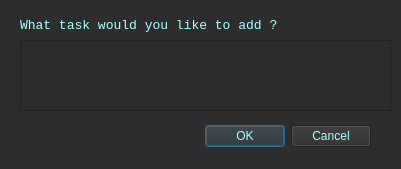
<?xml version="1.0" encoding="UTF-8"?>
<ui version="4.0">
 <class>addtask</class>
 <widget class="QDialog" name="addtask">
  <property name="geometry">
   <rect>
    <x>0</x>
    <y>0</y>
    <width>401</width>
    <height>169</height>
   </rect>
  </property>
  <property name="windowTitle">
   <string>Dialog</string>
  </property>
  <property name="styleSheet">
   <string notr="true">background-color: rgb(45, 45, 45);</string>
  </property>
  <widget class="QDialogButtonBox" name="buttonBox">
   <property name="geometry">
    <rect>
     <x>30</x>
     <y>120</y>
     <width>341</width>
     <height>32</height>
    </rect>
   </property>
   <property name="styleSheet">
    <string notr="true">color: rgb(170, 255, 255);</string>
   </property>
   <property name="orientation">
    <enum>Qt::Horizontal</enum>
   </property>
   <property name="standardButtons">
    <set>QDialogButtonBox::Cancel|QDialogButtonBox::Ok</set>
   </property>
  </widget>
  <widget class="QLabel" name="label">
   <property name="geometry">
    <rect>
     <x>20</x>
     <y>10</y>
     <width>301</width>
     <height>31</height>
    </rect>
   </property>
   <property name="font">
    <font>
     <family>Consolas</family>
     <pointsize>10</pointsize>
    </font>
   </property>
   <property name="styleSheet">
    <string notr="true">color: rgb(170, 255, 255);</string>
   </property>
   <property name="text">
    <string>What task would you like to add ?</string>
   </property>
  </widget>
  <widget class="QPlainTextEdit" name="plainTextEdit">
   <property name="geometry">
    <rect>
     <x>20</x>
     <y>40</y>
     <width>371</width>
     <height>71</height>
    </rect>
   </property>
   <property name="font">
    <font>
     <family>Consolas</family>
     <pointsize>10</pointsize>
    </font>
   </property>
   <property name="styleSheet">
    <string notr="true">color: rgb(170, 170, 255);</string>
   </property>
   <property name="plainText">
    <string/>
   </property>
  </widget>
 </widget>
 <resources/>
 <connections>
  <connection>
   <sender>buttonBox</sender>
   <signal>accepted()</signal>
   <receiver>addtask</receiver>
   <slot>accept()</slot>
   <hints>
    <hint type="sourcelabel">
     <x>248</x>
     <y>254</y>
    </hint>
    <hint type="destinationlabel">
     <x>157</x>
     <y>274</y>
    </hint>
   </hints>
  </connection>
  <connection>
   <sender>buttonBox</sender>
   <signal>rejected()</signal>
   <receiver>addtask</receiver>
   <slot>reject()</slot>
   <hints>
    <hint type="sourcelabel">
     <x>316</x>
     <y>260</y>
    </hint>
    <hint type="destinationlabel">
     <x>286</x>
     <y>274</y>
    </hint>
   </hints>
  </connection>
 </connections>
</ui>
